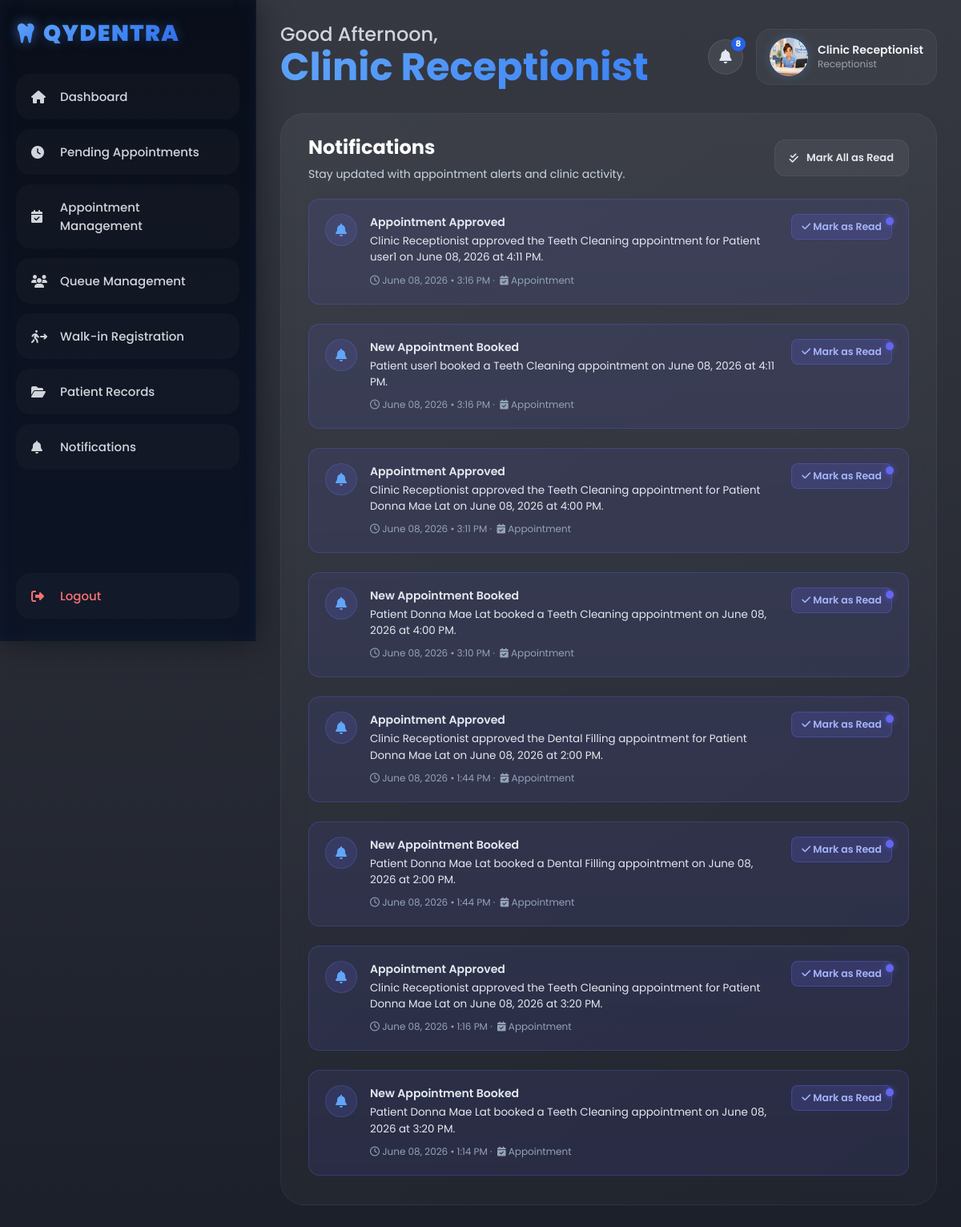
Page /receptionist/notifications.php (signed in) on the committed database.
### tables this page shows
CREATE TABLE `receptionist_notifications` (
  `receptionist_notification_id` varchar(10) NOT NULL,
  `receptionist_id` varchar(10) NOT NULL,
  `title` varchar(100) NOT NULL,
  `message` text NOT NULL,
  `type` enum('Appointment','Queue','System') DEFAULT 'Appointment',
  `status` enum('Unread','Read') DEFAULT 'Unread',
  `appointment_id` varchar(10) DEFAULT NULL,
  `created_at` timestamp NOT NULL DEFAULT current_timestamp(),
  PRIMARY KEY (`receptionist_notification_id`),
  KEY `receptionist_id` (`receptionist_id`),
  KEY `appointment_id` (`appointment_id`),
  CONSTRAINT `receptionist_notifications_ibfk_1` FOREIGN KEY (`receptionist_id`) REFERENCES `staffs` (`staff_id`),
  CONSTRAINT `receptionist_notifications_ibfk_2` FOREIGN KEY (`appointment_id`) REFERENCES `appointments` (`appointment_id`) ON DELETE SET NULL
);

### receptionist/notifications.php (the view, shortened to what this page needs)
<?php
include("../includes/auth_check.php");
$user_id = $_SESSION['user_id'];
$uid_esc = mysqli_real_escape_string($conn, $user_id);
?>
<?php include("../includes/receptionist_header.php"); ?>
<body>
<?php include("../includes/receptionist_sidebar.php"); ?>
<div class="main">
<?php include("../includes/receptionist_topbar.php"); ?>
<div class="table-container hover-glow">
<div class="table-header">
<div>
<h2>Notifications</h2>
<p>Stay updated with appointment alerts and clinic activity.</p>
</div>
<?php
$unread_check = mysqli_fetch_assoc(mysqli_query($conn,
    "SELECT COUNT(*) AS cnt FROM receptionist_notifications
     WHERE receptionist_id = '$uid_esc' AND status = 'Unread'"
));
if ((int)$unread_check['cnt'] > 0):
?>
<form method="POST">
<button type="submit" name="mark_all_read" class="table-btn">
<i class="fa-solid fa-check-double"></i> Mark All as Read
</button>
</form>
<?php endif; ?>
</div>
<div class="notification-wrapper">
<?php
$result = mysqli_query($conn,
    "SELECT * FROM receptionist_notifications
     WHERE receptionist_id = '$uid_esc'
     ORDER BY created_at DESC"
);
if (mysqli_num_rows($result) > 0) {
    while ($row = mysqli_fetch_assoc($result)) {
        $isUnread = ($row['status'] === 'Unread');
        $type     = $row['type'] ?? 'Appointment';
        $typeIcon = match($type) {
            'Queue'  => 'fa-list-ol',
            'System' => 'fa-gear',
            default  => 'fa-calendar-check',
        };
?>
<div class="notification-card <?php echo $isUnread ? 'unread' : ''; ?>">
<div class="notification-icon">
<i class="fa-solid <?php echo $isUnread ? 'fa-bell' : 'fa-circle-check'; ?>"></i>
</div>
<div class="notification-content">
<?php if (!empty($row['title'])): ?>
<strong><?php echo htmlspecialchars($row['title']); ?></strong>
<?php endif; ?>
<p><?php echo htmlspecialchars($row['message']); ?></p>
<small>
<i class="fa-regular fa-clock"></i>
<?php echo date("F d, Y • g:i A", strtotime($row['created_at'])); ?>
&nbsp;·&nbsp;
<span class="notif-type-badge">
<i class="fa-solid <?php echo $typeIcon; ?>"></i>
<?php echo htmlspecialchars($type); ?>
</span>
</small>
</div>
<div class="notification-actions">
<?php if ($isUnread): ?>
<div class="notification-dot"></div>
<form method="POST" style="margin:0;">
<button type="submit" name="mark_read" class="mark-read-btn">
<i class="fa-solid fa-check"></i> Mark as Read
</button>
</form>
<?php else: ?>
<span class="read-label">
<i class="fa-solid fa-circle-check"></i> Read
</span>
<?php endif; ?>
</div>
</div>
<?php
    }
} ?>
</div>
</div>
</div>
</body>
</html>

### assets/css/dashboard.css (style rules this page uses)
* { margin:0; padding:0; box-sizing:border-box; font-family:'Poppins',sans-serif; }
body { background: linear-gradient(rgba(3,7,18,0.80),rgba(3,7,18,0.90)), url('https://images.unsplash.com/photo-1506744038136-46273834b3fb?q=80&w=1974&auto=format&fit=crop'); background-size:cover; background-position:center; background-attachment:fixed; min-height:100vh; display:flex; color:white; overflow-x:hidden; }
.main { margin-left:320px; padding:30px; width:100%; }
.table-container { padding:24px 34px; border-radius:30px; background: linear-gradient( 145deg, rgba(255,255,255,0.05), rgba(255,255,255,0.025) ); border:1px solid rgba(255,255,255,0.05); backdrop-filter:blur(16px); margin-top:0px; width:100%; overflow:hidden; }
.table-header { display:flex; justify-content:space-between; align-items:center; margin-bottom:20px; }
.table-header div { display:flex; flex-direction:column; gap:6px; }
.table-header h2 { font-size:24px; font-weight:700; margin:0; }
.table-header p { font-size:14px; color:#9ca3af; line-height:1.5; margin:0; }
.table-btn { display:inline-flex; align-items:center; justify-content:center; gap:10px; padding:12px 18px; border-radius:14px; background:rgba(255,255,255,0.05); border:1px solid rgba(255,255,255,0.06); color:#e5e7eb; font-size:13px; font-weight:600; cursor:pointer; text-decoration:none; white-space:nowrap; transition:0.3s ease; }
.table-btn i { font-size:13px; color:inherit; }
.notification-wrapper { display:flex; flex-direction:column; gap:12px; margin-top:10px; }
.notification-card { display:flex; align-items:flex-start; gap:14px; padding:16px 18px; border-radius:16px; background:rgba(255,255,255,0.04); border:1px solid rgba(255,255,255,0.06); position:relative; transition:0.3s ease; }
.notification-icon { width:44px; height:44px; border-radius:14px; display:flex; align-items:center; justify-content:center; background:rgba(96,165,250,0.18); border:1px solid rgba(96,165,250,0.18); flex-shrink:0; }
.notification-icon i { color:#60A5FA; font-size:16px; }
.notification-content { flex:1; }
.notification-content p { font-size:14px; color:#e5e7eb; margin-bottom:6px; line-height:1.4; }
.notification-content small { font-size:12px; color:#9ca3af; }
.notification-dot { width:10px; height:10px; border-radius:50%; background:#60A5FA; box-shadow:0 0 10px rgba(96,165,250,0.5); position:absolute; top:18px; right:18px; }
.notification-card.unread { background: linear-gradient(135deg, rgba(99,102,241,0.08), rgba(96,165,250,0.06)); border-color: rgba(99,102,241,0.28); }
.notification-actions { display: flex; flex-direction: column; align-items: flex-end; gap: 8px; flex-shrink: 0; margin-left: auto; }
.mark-read-btn { background: rgba(99,102,241,0.18); color: #a5b4fc; border: 1px solid rgba(99,102,241,0.35); border-radius: 8px; padding: 6px 12px; font-size: 0.78rem; font-weight: 600; cursor: pointer; transition: background 0.2s, color 0.2s; white-space: nowrap; }
.notification-dot { width: 10px; height: 10px; border-radius: 50%; background: #6366f1; box-shadow: 0 0 8px rgba(99,102,241,0.6); flex-shrink: 0; }
.notification-content p, .pat-notif-msg { color: #e2e8f0 !important; }
.notification-content small, .pat-notif-time { color: #94a3b8 !important; }

### rows in the picture
receptionist_notifications: title "Appointment Approved", message "Clinic Receptionist approved the Teeth Cleaning appointment for Patient user1 on June 08, 2026 at 4:11 PM.", created_at "June 08, 2026 • 3:16 PM", type "Appointment"
receptionist_notifications: title "New Appointment Booked", message "Patient user1 booked a Teeth Cleaning appointment on June 08, 2026 at 4:11 PM.", created_at "June 08, 2026 • 3:16 PM", type "Appointment"
receptionist_notifications: title "Appointment Approved", message "Clinic Receptionist approved the Teeth Cleaning appointment for Patient Donna Mae Lat on June 08, 2026 at 4:00 PM.", created_at "June 08, 2026 • 3:11 PM", type "Appointment"
receptionist_notifications: title "New Appointment Booked", message "Patient Donna Mae Lat booked a Teeth Cleaning appointment on June 08, 2026 at 4:00 PM.", created_at "June 08, 2026 • 3:10 PM", type "Appointment"
receptionist_notifications: title "Appointment Approved", message "Clinic Receptionist approved the Dental Filling appointment for Patient Donna Mae Lat on June 08, 2026 at 2:00 PM.", created_at "June 08, 2026 • 1:44 PM", type "Appointment"
receptionist_notifications: title "New Appointment Booked", message "Patient Donna Mae Lat booked a Dental Filling appointment on June 08, 2026 at 2:00 PM.", created_at "June 08, 2026 • 1:44 PM", type "Appointment"
receptionist_notifications: title "Appointment Approved", message "Clinic Receptionist approved the Teeth Cleaning appointment for Patient Donna Mae Lat on June 08, 2026 at 3:20 PM.", created_at "June 08, 2026 • 1:16 PM", type "Appointment"
receptionist_notifications: title "New Appointment Booked", message "Patient Donna Mae Lat booked a Teeth Cleaning appointment on June 08, 2026 at 3:20 PM.", created_at "June 08, 2026 • 1:14 PM", type "Appointment"

### other values in the picture
$greeting "Good Afternoon"
$name "Clinic Receptionist"
$topbar_unread "8"
